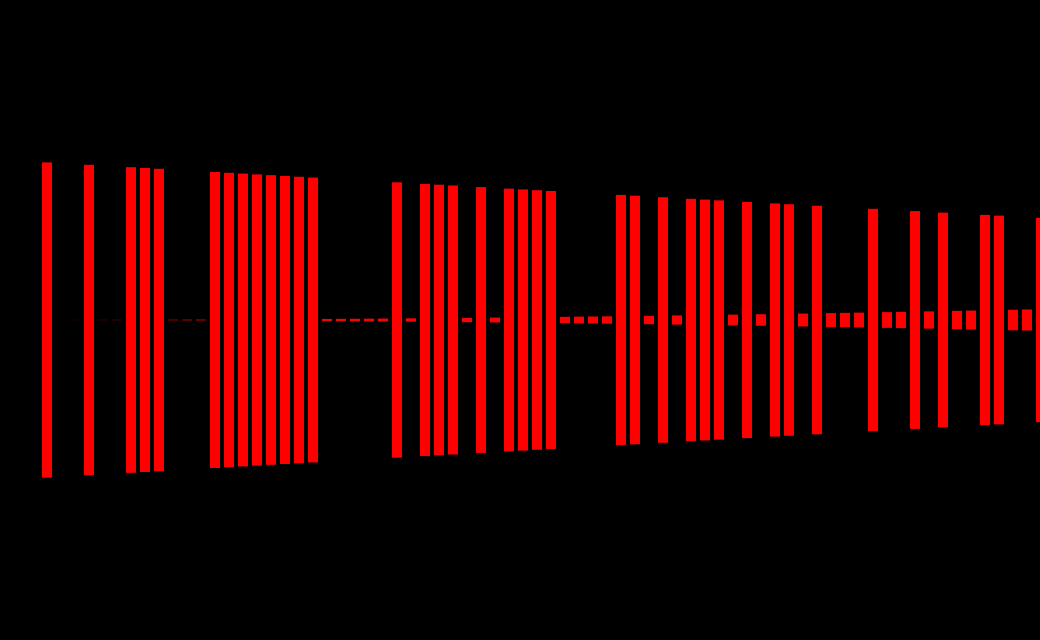
Frame 1 (no input)
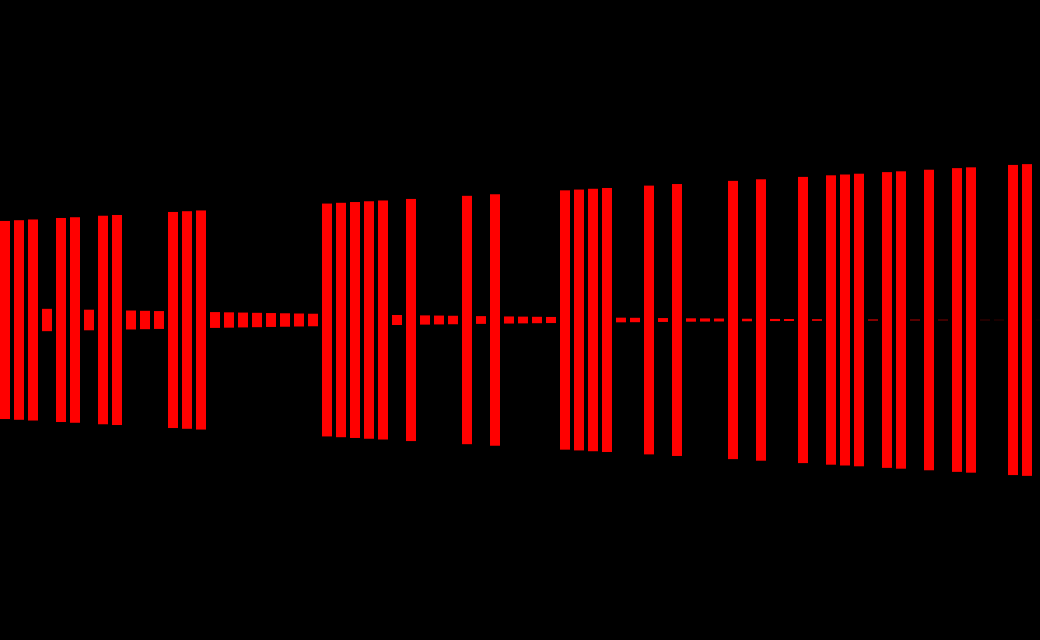
Frame 60 (the mouse pressed at the canvas centre just before this capture)
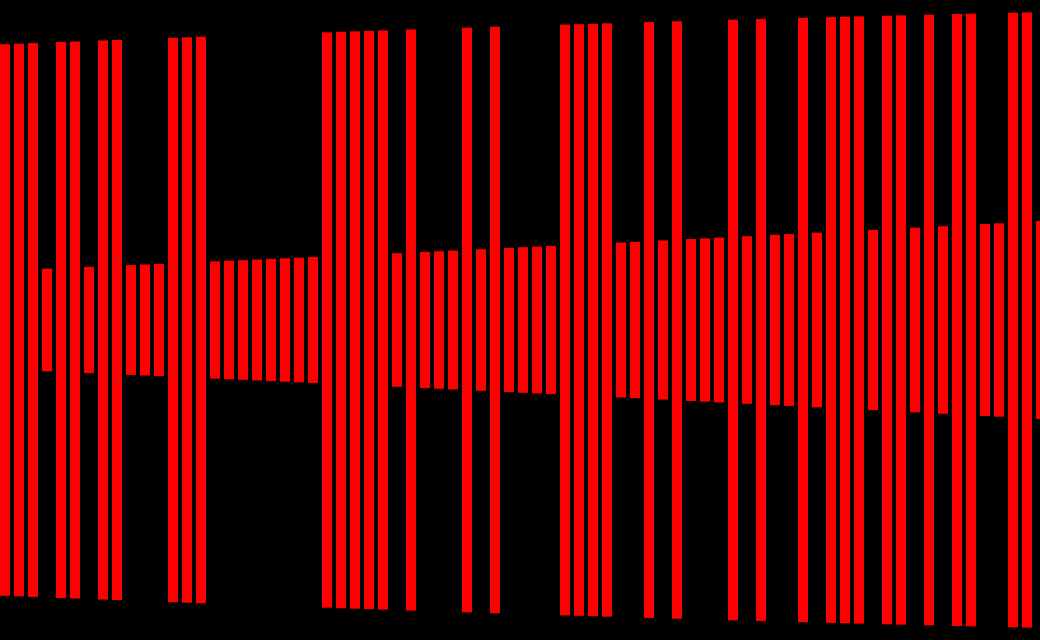
Frame 120 (the mouse held since frame 60 and released just before this capture)

The Processing sketch that drew these frames (run headless with seeded random() and noise(); from frame 60 on, the mouse is pressed at the canvas centre):

// Processing sketch: ex_3_11_multiple_oscillator
// ── ex_3_11_multiple_oscillator.pde
Oscillator[] oscillators = new Oscillator[width];
float theta = 0.0;
float angleVel = 0.005;

void setup () {
  size(1040,640);
  
  int oscillatorWidth = 14;
  for (int i = 0; i < oscillators.length; i += 1) {
    oscillators[i] = new Oscillator(
      new PVector(i*oscillatorWidth, 0),
      new PVector(10, height),
      320
    );
  }
}

void draw() {
  background(0);
    
  float angle = theta;
  for (int i = 0; i < oscillators.length; i += 1) {
    oscillators[i].oscillate(angle);
    oscillators[i].display();
    angle += angleVel;
  }
  theta += 0.02;
}

class Oscillator  {
  PVector location, size;
  float amplitude, angle, x, y;
  boolean isSinOscillator;

  Oscillator(PVector origin, PVector size, float amplitude)  {
    this.angle = 0;
    this.y = 0;
    this.amplitude = amplitude;
    this.location = origin;
    this.size = size;
    this.isSinOscillator = random(1) < random(1);
  }

  void oscillate(float angle)  {
    if (isSinOscillator) {
      y = sinOscillate(angle);
    } else {
      y = cosOscillate(angle);
    }
  }
  
  float sinOscillate(float angle)  {
    return map(sin(angle), -1, 1, 0, amplitude);
  }
  
  float cosOscillate(float angle)  {
    return map(cos(angle), -1, 1, 0, amplitude);
  }

  void display()  {
    pushMatrix();
    translate(location.x, location.y);
    noStroke();
    smooth();
    fill(255, 0, 0);
    rect(0, y, size.x, size.y - y * 2);
    popMatrix();
  }
}
